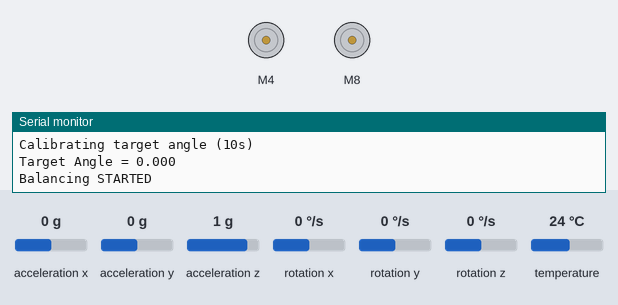
Recording of a sketch running on a simulated Arduino Uno, built with avr-gcc and run on an emulated ATmega328P. On the bench: 2 × DC motor (green arrow = forward, orange = backward, longer = faster), the last lines printed to the serial monitor. The test bench sets the inputs (shaded band); at power-on: acceleration x 0 g, rotation y 0 °/s, acceleration z 1 g, acceleration y 0 g, rotation x 0 °/s, rotation z 0 °/s, temperature 24 °C.

Above: at 11.2 s.
11.3 s: acceleration x set to -1.4 g
At 11.9 s:
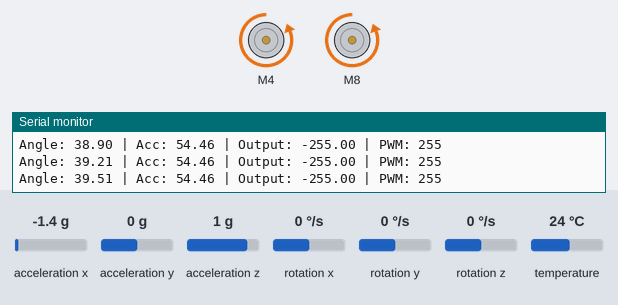
13.9 s: rotation y set to -9 °/s
16.4 s: rotation y set to -13 °/s
At 18.0 s:
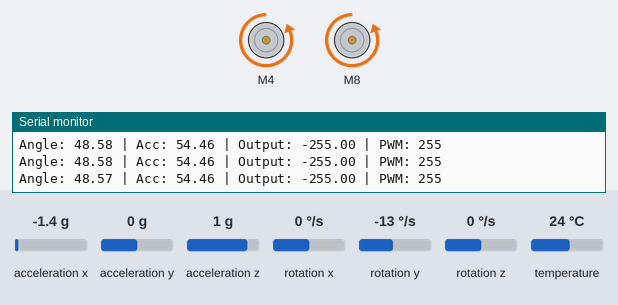
18.3 s: acceleration x set to 0.1 g
At 20.4 s:
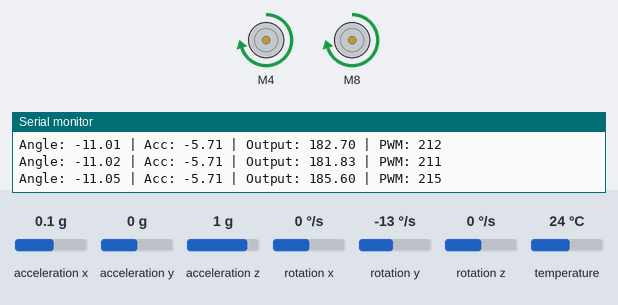
21.3 s: acceleration z set to -0.1 g
22.9 s: acceleration z set to 0.3 g
At 23.8 s:
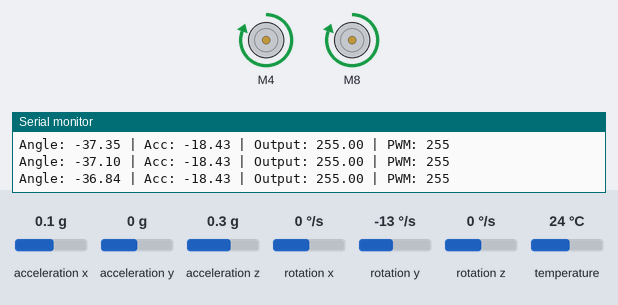
Timing chart, 0 to 25.9 s (numbered marks = the images above; inputs shaded):
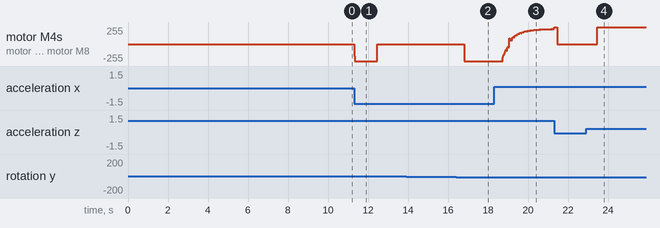

Measured:
- after the input at 11.3 s, motor M4, motor M8: stopped → backward 255/255 at once, → stopped 1.2 s later
- after the input at 16.4 s, motor M4, motor M8: stopped → backward 255/255 after 0.42 s
- after the input at 22.9 s, motor M4, motor M8: stopped → forward 255/255 after 0.57 s

The sketch:

balancing_bot.ino
```cpp
#include <Wire.h>
#include <Adafruit_MPU6050.h>
#include <Adafruit_Sensor.h>
#include <L298NX2.h>
#include <PID_v1.h>

/* ---------------- MPU6050 ---------------- */
Adafruit_MPU6050 mpu;

/* ---------------- MOTOR PINS ---------------- */
// Motor A (Left)
const unsigned int EN_A  = 5;
const unsigned int IN1_A = 4;
const unsigned int IN2_A = 2;

// Motor B (Right)
const unsigned int EN_B  = 6;
const unsigned int IN1_B = 8;
const unsigned int IN2_B = 7;

// Initialize motors
L298NX2 motors(EN_A, IN1_A, IN2_A, EN_B, IN1_B, IN2_B);

/* ---------------- PID VARIABLES ---------------- */
double Setpoint;
double Input;
double Output;

// PID tuning
double Kp = 20.0;
double Ki = 0.5;
double Kd = 1.2;

PID balancePID(&Input, &Output, &Setpoint, Kp, Ki, Kd, DIRECT);

/* ---------------- MOTOR SETTINGS ---------------- */
const int MIN_PWM_A = 30;
const int MIN_PWM_B = 30;
const int MAX_PWM   = 255;

float deadband = 0.2;

/* ---------------- SAFETY LIMITS ---------------- */
const float MAX_ANGLE = 50.0;
const float MIN_ANGLE = -50.0;

bool botEnabled = true;

/* ---------------- FILTER VARIABLES ---------------- */
float angle = 0.0;
float gyroRate = 0.0;
unsigned long lastTime;

/* ---------------- CALIBRATION ---------------- */
const unsigned long CALIB_TIME_MS = 10000;

/* ---------------- SETUP ---------------- */
void setup() {
  Serial.begin(115200);
  Wire.begin();

  if (!mpu.begin()) {
    Serial.println("MPU6050 NOT FOUND");
    while (1);
  }

  mpu.setAccelerometerRange(MPU6050_RANGE_8_G);
  mpu.setGyroRange(MPU6050_RANGE_500_DEG);
  mpu.setFilterBandwidth(MPU6050_BAND_94_HZ);

  motors.stopA();
  motors.stopB();

  Serial.println("Hold bot upright...");
  Serial.println("Calibrating target angle (10s)");

  /* -------- AUTO CALIBRATION -------- */
  unsigned long startTime = millis();
  double angleSum = 0;
  int samples = 0;

  while (millis() - startTime < CALIB_TIME_MS) {
    sensors_event_t a, g, t;
    mpu.getEvent(&a, &g, &t);

    double accAngle =
      -atan2(a.acceleration.x, a.acceleration.z) * 57.2958;

    angleSum += accAngle;
    samples++;
    delay(5);
  }

  Setpoint = angleSum / samples;
  angle = Setpoint;

  Serial.print("Target Angle = ");
  Serial.println(Setpoint, 3);

  /* -------- PID SETTINGS -------- */
  balancePID.SetMode(AUTOMATIC);
  balancePID.SetOutputLimits(-MAX_PWM, MAX_PWM);
  balancePID.SetSampleTime(10);   // slower = less noise reaction

  lastTime = millis();
  Serial.println("Balancing STARTED");
}

/* ---------------- LOOP ---------------- */
void loop() {
  sensors_event_t a, g, t;
  mpu.getEvent(&a, &g, &t);

  /* -------- TIME STEP -------- */
  unsigned long now = millis();
  float dt = (now - lastTime) / 1000.0;
  lastTime = now;

  /* -------- SENSOR FUSION -------- */
  float accAngle =
    -atan2(a.acceleration.x, a.acceleration.z) * 57.2958;

  gyroRate = g.gyro.y * 57.2958;  // deg/sec

  // Complementary filter
  angle = 0.98 * (angle + gyroRate * dt) + 0.02 * accAngle;

  Input = angle;

  /* -------- SAFETY CHECK -------- */
  if (Input > MAX_ANGLE || Input < MIN_ANGLE) {
    motors.stopA();
    motors.stopB();
    botEnabled = false;
    Serial.println("Angle out of range! Motors stopped.");
    delay(5);
    return;
  }

  if (!botEnabled && Input >= MIN_ANGLE && Input <= MAX_ANGLE) {
    botEnabled = true;
    Serial.println("Angle safe. Resuming balance.");
  }

  if (!botEnabled) return;

  /* -------- DEAD BAND -------- */
  if (abs(Input - Setpoint) < deadband) {
    motors.stopA();
    motors.stopB();
    return;
  }

  /* -------- PID COMPUTE -------- */
  balancePID.Compute();

  /* -------- SOFT MOTOR DRIVE -------- */
  int pwmBase = constrain(abs((int)Output), 0, MAX_PWM);

  int pwmA = constrain(pwmBase + MIN_PWM_A, MIN_PWM_A, MAX_PWM);
  int pwmB = constrain(pwmBase + MIN_PWM_B, MIN_PWM_B, MAX_PWM);

  if (Output > 0) {
    motors.setSpeedA(pwmA);
    motors.setSpeedB(pwmB);
    motors.forwardA();
    motors.forwardB();
  } else {
    motors.setSpeedA(pwmA);
    motors.setSpeedB(pwmB);
    motors.backwardA();
    motors.backwardB();
  }

  /* -------- DEBUG -------- */
  Serial.print("Angle: ");
  Serial.print(Input, 2);
  Serial.print(" | Acc: ");
  Serial.print(accAngle, 2);
  Serial.print(" | Output: ");
  Serial.print(Output);
  Serial.print(" | PWM: ");
  Serial.println(pwmA);

  delay(5);
}
```
